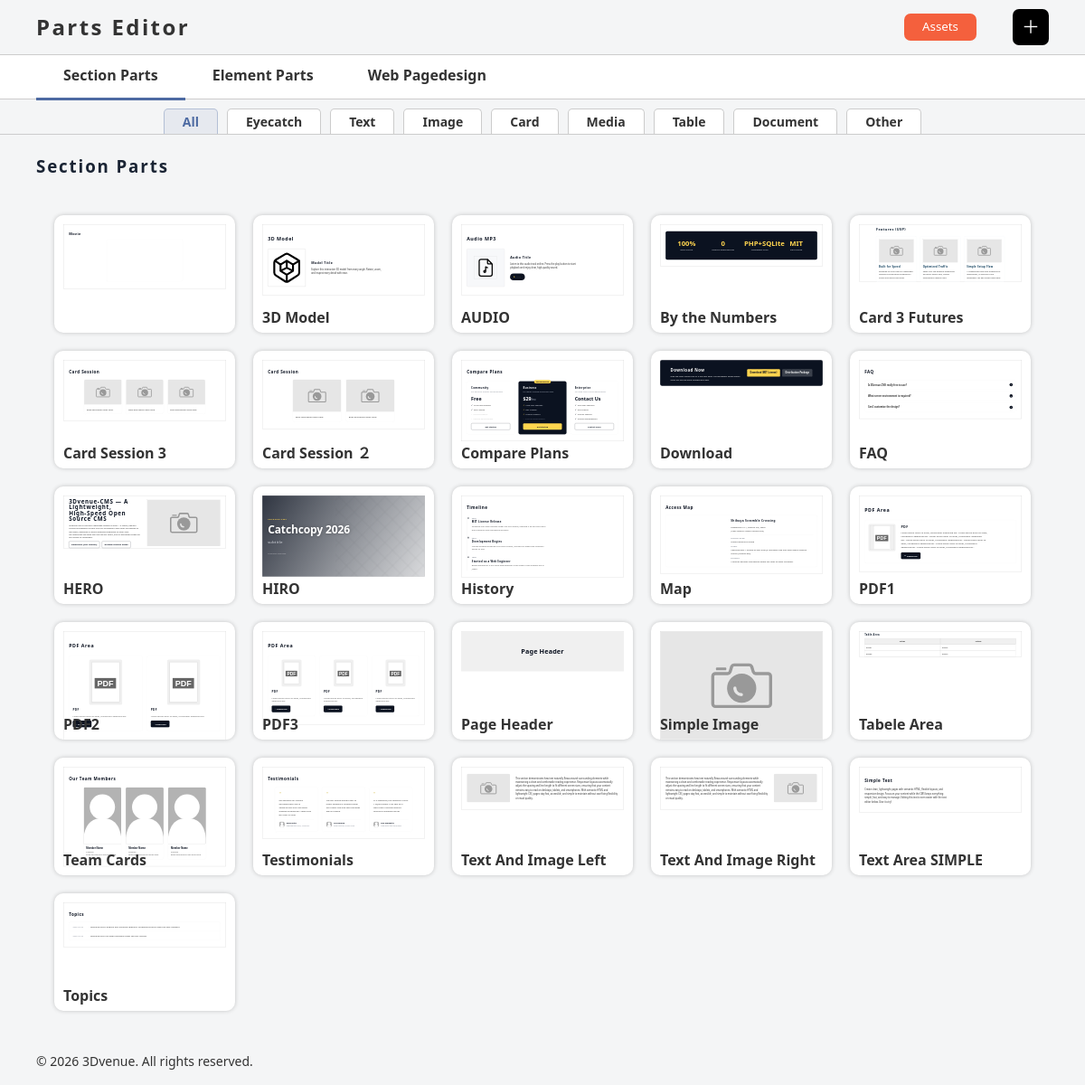
/cms/parts.php (signed in), run on the app's committed database.
### tables this page shows
CREATE TABLE "contents" (
	"cid"	INTEGER,
	"type"	INTEGER,
	"cname"	TEXT,
	"dom"	TEXT,
	"memo"	TEXT,
	PRIMARY KEY("cid")
);

### cms/lang.php (called while the page is built, shortened)
<?php
$lng = trim(file_get_contents('../common/inc/lang.txt'));
$lang = [];
$fp = fopen('lang/lang.csv', 'r');
$head = fgetcsv($fp);
$head[0] = preg_replace('/^\xEF\xBB\xBF/', '', $head[0]);
while($row = fgetcsv($fp)){
    $data = array_combine($head, $row);
    $key = trim($data['key']);
    $lang[$key] = $data;
}
?>

### cms/parts.php (the view, shortened to what this page needs)
<?php
include_once('../common/inc/dbcall.php');
$sql = "SELECT * FROM contents WHERE Type < 3 ORDER BY cname";
$stmt = $conn->query($sql);
$rows = $stmt->fetchAll(PDO::FETCH_ASSOC);
include_once('./lang.php');
?>
<!DOCTYPE html>
<html lang="jp">
<head>
    <link rel="stylesheet" type="text/css" href="./css/style.css">
    <link rel="stylesheet" type="text/css" href="./css/parts.css?t=<?=time()?>">
</head>
<body>
<header>
    <div class="inner">
        <h2><span><?=$lang['parts_edit'][$lng]?></span></h2>
        <div id="header-right">
            <div><button id="sampleaccet" class="btn">Assets</button></div>
            <div class="btn" id="new">＋</div>
        </div>
    </div>
</header>
<nav>
    <div class="inner">
        <ul id="selectparts">
            <li data-cid="0" value="sections" class="active">
            <span>Section Parts</span>
                <ul class="cattag sections">
                    <li data-cat="0">All</li>
                    <li data-cat="1">Eyecatch</li>
                    <li data-cat="2">Text</li>
                    <li data-cat="3">Image</li>
                    <li data-cat="4">Card</li>
                    <li data-cat="5">Media</li>
                    <li data-cat="6">Table</li>
                    <li data-cat="7">Document</li>
                    <li data-cat="8">Other</li>
                </ul>
            </li>
            <li data-cid="1" value="elements">
                <span>Element Parts</span>
            </li>
            <li data-cid="2" value="pages">
                <span>Web Pagedesign</span>
            </li>
        </ul>
    </div>
</nav>
<div id="main">
<div class="inner">
<section id="sections" class="active" data-tid="0">
    <h3>Section Parts</h3>
    <div class="flex">
        <?php foreach ($rows as $row): ?>
            <?php if ($row['type'] == '0'): ?>
                <div class="parts element" data-cid="<?= $row['cid'] ?>" data-cat="<?= $row['memo'] ?>">
                    <div class="wrapDom">
                        <?= $row['dom'] ?>
                    </div>
                    <div class="name"><?= $row['cname'] ?></div>
                </div>
            <?php endif; ?>
        <?php endforeach; ?>
       </div>
</section>
</div>
</div>
<div id="footer">
<div class="inner">
    <div id="copy">&copy; 2026 3Dvenue. All rights reserved.</div>
</div>
</div>
</body>
</html>

### cms/css/style.css (style rules this page uses)
html { padding:0; margin:0; box-sizing: border-box; font-size: 16px; height:100%; }
body { height:100%; background:#F4F5F6; min-width:880px; }
body * { font-family: "Segoe UI", "Meiryo", sans-serif; line-height: 1.5; color:#333; }
h1,h2,h3,h4 { letter-spacing: .1em; }
p { font-size: 14px; }
* { padding:0; margin:0; box-sizing: border-box; }
.inner { width:100%; max-width:1400px; padding:0 40px; margin:0 auto; }
.btn { padding:5px 20px; background:#feab64; color:#FFF; border:none; border-radius: 7px; cursor: pointer; }
#main { min-height:calc(100vh - 70px); padding:0 0 10px; }
#main .inner { max-width:1400px; }
#main h1 { font-size:24px; font-weight:700; color:#1A2434; }
#main h2 { position: relative; color:#1A2434; padding:15px 0 10px; font-size:18px; }
#main h3, #main h4 { color:#1A2434; }
#main section h3 { width:100%; margin-bottom:20px; }
#footer { font-size:14px; width:100%; }
#footer .inner { height:50px; display: flex; align-items: center; }

### cms/css/parts.css (style rules this page uses)
body { min-width:300px; }
header { padding:10px 0; }
header .inner { display: flex; align-items: center; justify-content: space-between; }
header .inner h2 { display:block; }
header .inner #header-right { display: flex; align-items: center; gap:40px; }
header .inner #new { display: flex; justify-content: center; align-items: center; line-height: 1.0; background: #000; color: #FFF; font-weight: 500; font-size: 20px; width: 40px; height: 40px; cursor: pointer; }
nav { position: relative; height:100px; background:#FFF; border-top:1px solid #ccc; border-bottom:1px solid #ccc; height:50px; margin-bottom:60px; }
#selectparts { list-style: none; padding:0; margin:0; display: flex; height:50px; }
#selectparts li { cursor: pointer; user-select: none; transition-duration: 0.3s; }
#selectparts > li { list-style: none; padding:0; margin:0; display:block; font-weight: 600; }
#selectparts > li span { display: block; padding:10px 30px; width:100%; height:100%; position: relative; }
#selectparts > li.active span:after { content:""; position:absolute; bottom:0; left:0; display: block; height:3px; width:100%; background:#4D6AA2; }
#selectparts ul { position: absolute; top:calc(100% + 1px); left:0; display: none; padding:10px 40px 0; margin:0; border-bottom:1px solid #CCC; width:100%; }
#selectparts > li.active ul.cattag { display: flex; justify-content: center; gap:10px; list-style: none; margin:0; padding:10px 40px 0; }
#selectparts > li ul li { display:inline-block; padding:3px 20px; border:1px solid #ccc; border-bottom:0; border-radius: 5px 5px 0 0; font-size:14px; background:#FFF; }
#selectparts > li ul li.active { background: #4D6AA214; color: #4D6AA2; border-color: #4D6AA255; }
#main { min-height:0; max-height:calc(100% - 200px); }
.btn { background:#F4603D; }
section div.flex { flex-wrap: wrap; display: grid; gap: clamp(10px, 10vw, 20px); grid-template-columns: repeat(auto-fill, minmax(200px, 1fr)); max-height: calc(100vh - 280px); overflow-y: auto; padding: 20px; }
section div.flex div.parts { width:100%; }
section div.flex div.parts img { border:1px solid #CCC; width: 100%; height: 100%; object-fit: contain; }
#pages div.flex div.parts, #elements div.flex div.parts, #sections div.flex div.parts { position: relative; overflow: hidden; aspect-ratio: 2/ 1.3; width:100%; cursor: pointer; background:#FFF; border-radius: 10px; padding:10px 10px 20px; box-shadow: 0 0 5px #0003; }
#pages div.flex div.wrapDom, #elements div.flex div.wrapDom, #sections div.flex div.wrapDom { position:absolute; top:10px; left:10px; width:1200px; transform-origin: top left; border:1px solid #aaa; pointer-events: none; }
#pages div.flex div.parts div.name, #elements div.flex div.parts div.name, #sections div.flex div.parts div.name { position: absolute; bottom:0; left:0; width:100%; padding:5px 10px; font-weight: 700; }
#main > .inner > section { display: none; }
#main > .inner > section.active { display: block; }
#main > .inner section div.flex > div { display: none; }
#main > .inner section div.flex > div.active { display: block; }

### data on the page
contents: dom "3D Model", dom (picture), cname "3D Model"
contents: dom "Audio MP3", dom (picture), cname "AUDIO"
contents: dom "100% 0 PHP+SQLite MIT", cname "By the Numbers"
contents: dom (picture), cname "Card 3 Futures"
contents: dom "Card Session", dom (picture), cname "Card Session 3"
contents: dom "Card Session", dom (picture), cname "Card Session ２"
contents: dom "Compare Plans Free $29 Contact Us", cname "Compare Plans"
contents: dom "Download Now", cname "Download"
contents: dom "FAQ", cname "FAQ"
contents: dom "3Dvenue‑CMS — A Lightweight, High‑Speed Open Source CMS", dom (picture), cname "HERO"
contents: dom (picture), dom "Catchcopy 2026", cname "HIRO"
contents: dom "Timeline", cname "History"
contents: dom "Access Map", cname "Map"
contents: dom "PDF Area", dom (picture), cname "PDF1"
contents: dom "PDF Area", dom (picture), cname "PDF2"
contents: dom "PDF Area", dom (picture), cname "PDF3"
contents: dom "Page Header", cname "Page Header"
contents: dom (picture), cname "Simple Image"
contents: cname "Tabele Area"
contents: dom "Our Team Members", dom (picture), cname "Team Cards"
contents: dom "Testimonials \" \" \"", dom (picture), cname "Testimonials"
contents: dom (picture), cname "Text And Image Left"
contents: dom (picture), cname "Text And Image Right"
contents: dom "Simple Text", cname "Text Area SIMPLE"
contents: dom "Topics", cname "Topics"

### other printed values
$lang['parts_edit'][$lng] "Parts Editor"
